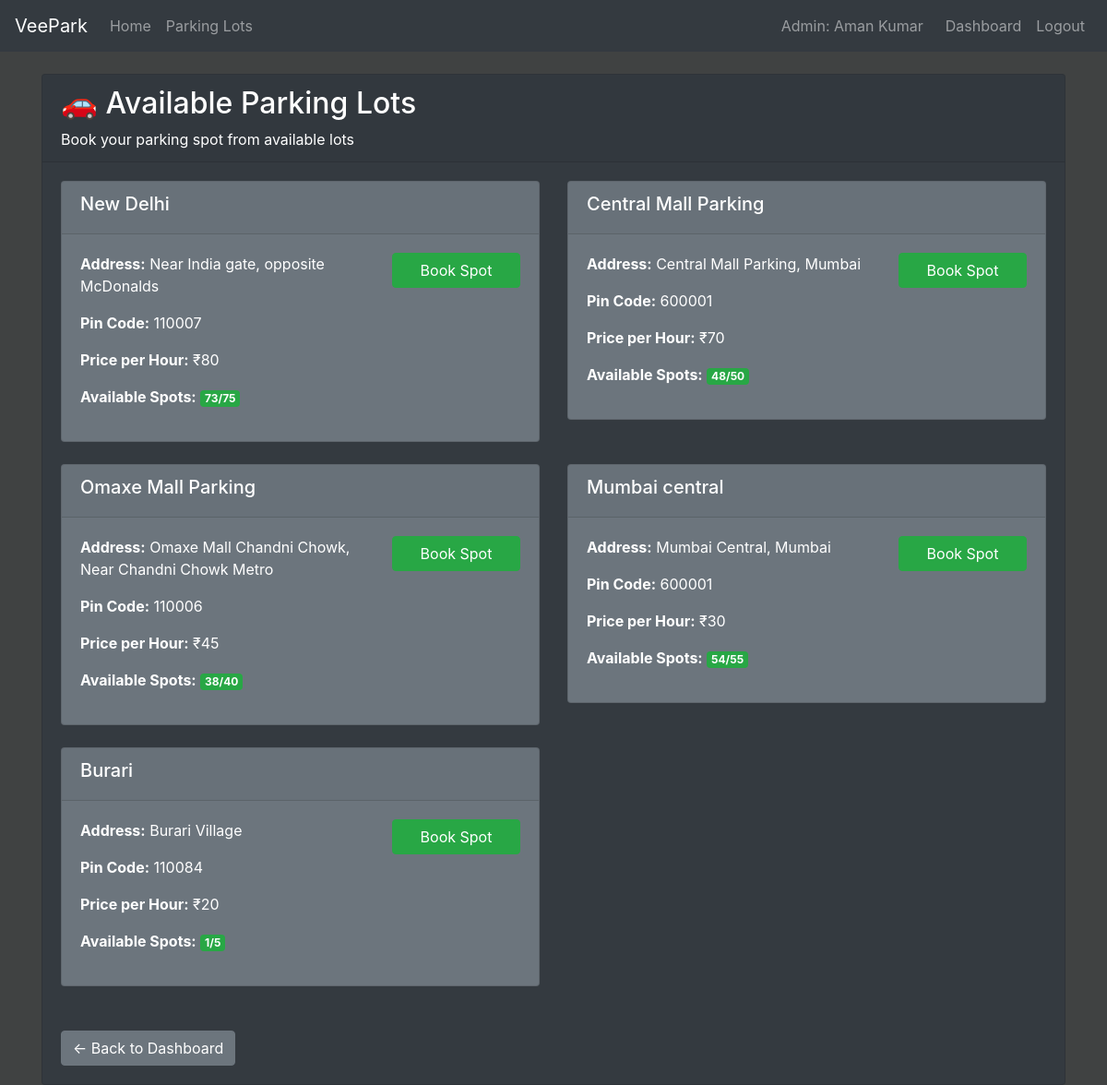
The app's page /parkinglots (signed in), older data.
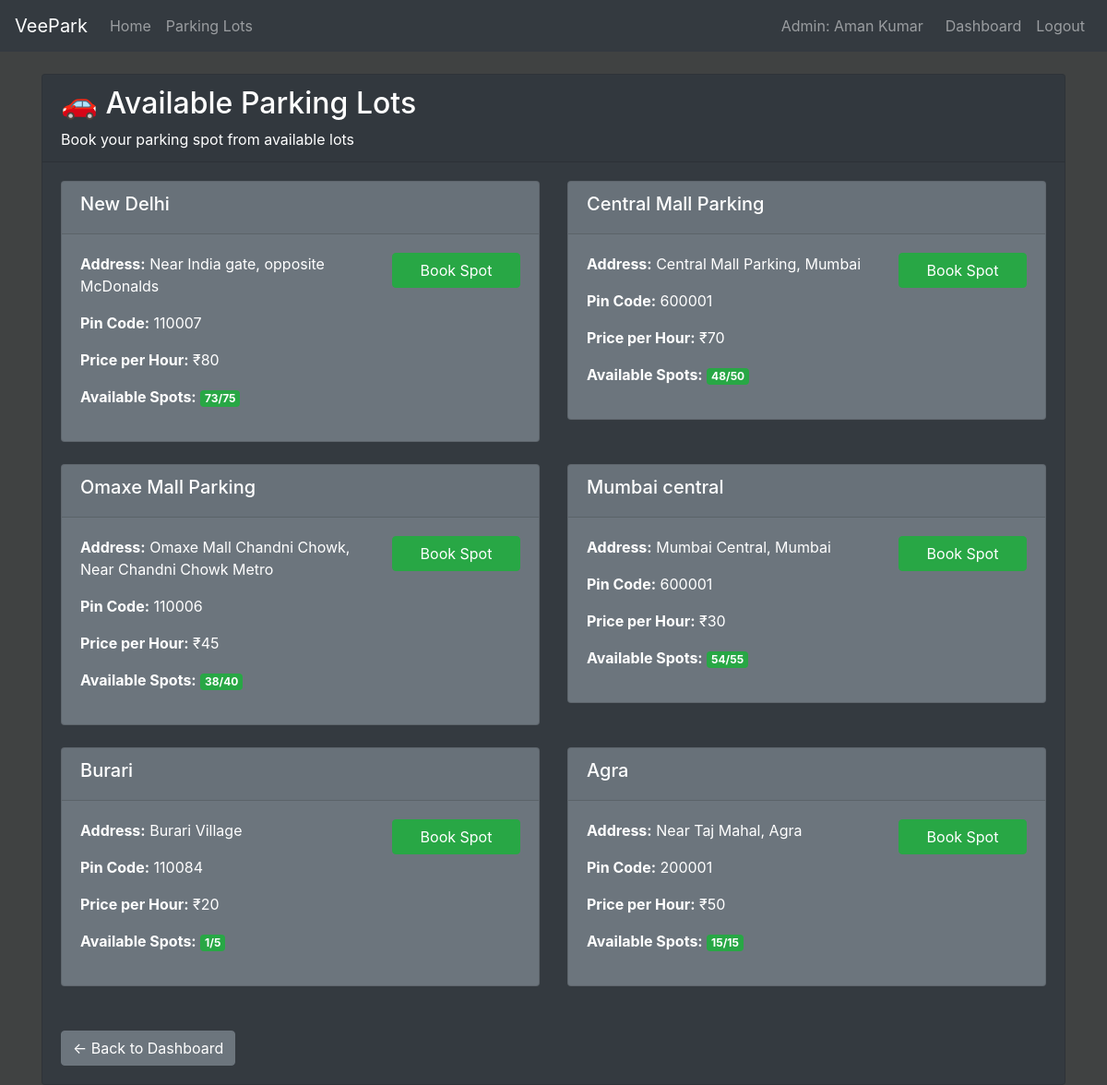
The same page, newer data.
### models/models.py (models this page shows, shortened)
class ParkingLot(db.Model):
    __tablename__ = 'parking_lot'
    id=db.Column(db.Integer(), primary_key=True)
    location = db.Column(db.String(50), nullable=False)
    pincode=db.Column(db.Integer(), nullable=False)
    price=db.Column(db.Integer(), nullable=False)
    maxSpots=db.Column(db.Integer(), nullable=False)
    address=db.Column(db.String(200), nullable=False)
    occupied=db.Column(db.Integer(), default=0)
    parking_spots = db.relationship('ParkingSpot', backref='parking_lot', lazy=True)

### controllers/controllers.py (the view)
@controllers.route('/parkinglots')
def parking_lots():
    if not session.get('user_id'):
        flash('Please login to view parking lots.', 'warning')
        return redirect(url_for('controllers.login'))
    lots = ParkingLot.query.all()
    return render_template('parking_lots.html', lots = lots)

### templates/parking_lots.html (shortened to what this page needs)
{% extends 'index.html' %}
{% block content %}
<div class="container mt-4">
    <div class="row">
        <div class="col-12">
            <div class="card bg-dark text-white">
                <div class="card-header">
                    <h2>🚗 Available Parking Lots</h2>
                    <p class="mb-0">Book your parking spot from available lots</p>
                </div>
                <div class="card-body">
                    {% if lots %}
                        <div class="row">
                            {% for lot in lots %}
                            <div class="col-md-6 mb-4">
                                <div class="card bg-secondary text-white">
                                    <div class="card-header">
                                        <h5>{{ lot.location }}</h5>
                                    </div>
                                    <div class="card-body">
                                        <div class="row">
                                            <div class="col-md-8">
                                                <p><strong>Address:</strong> {{ lot.address }}</p>
                                                <p><strong>Pin Code:</strong> {{ lot.pincode }}</p>
                                                <p><strong>Price per Hour:</strong> ₹{{ lot.price }}</p>
                                                <p><strong>Available Spots:</strong>
                                                    <span class="badge badge-{% if lot.maxSpots - lot.occupied > 0 %}success{% else %}danger{% endif %}">
                                                        {{ lot.maxSpots - lot.occupied }}/{{ lot.maxSpots }}
                                                    </span>
                                                </p>
                                            </div>
                                            <div class="col-md-4">
                                                {% if lot.maxSpots - lot.occupied > 0 %}
                                                    <button type="button" class="btn btn-success btn-block mb-2"
                                                            onclick="showBookingModal({{ lot.id }}, '{{ lot.location }}')">
                                                        Book Spot
                                                    </button>
                                                {% else %}
                                                    <button class="btn btn-secondary btn-block mb-2" disabled>
                                                        No Spots Available
                                                    </button>
                                                {% endif %}
                                            </div>
                                        </div>
                                    </div>
                                </div>
                            </div>
                            {% endfor %}
                        </div>
                    {% else %}
                        <div class="alert alert-info">
                            <h5>No Parking Lots Available</h5>
                            <p>No parking lots are currently available for booking.</p>
                        </div>
                    {% endif %}
                    <div class="mt-4">
                        <a href="{{ url_for('controllers.user_dashboard') }}" class="btn btn-secondary">
                            ← Back to Dashboard
                        </a>
                    </div>
                </div>
            </div>
        </div>
    </div>
</div>
{% endblock %}

### templates/index.html (shortened to what this page needs)
<!doctype html>
<html lang="en">
    <head>
        <link rel="stylesheet" href="https://cdn.jsdelivr.net/npm/bootstrap@4.5.3/dist/css/bootstrap.min.css">
    </head>
    <body>
        <nav class="navbar navbar-expand-md navbar-dark bg-dark">
        <a class="navbar-brand" href="/">VeePark</a>
        <div class="collapse navbar-collapse" id="navbarNav">
            <ul class="navbar-nav mr-auto">
                <li class="nav-item">
                    <a class="nav-link" href="{{url_for('controllers.home')}}">Home</a>
                </li>
                {% if session.get('user_id') %}
                    <li class="nav-item">
                        <a class="nav-link" href="{{url_for('controllers.parking_lots')}}">Parking Lots</a>
                    </li>
                {% endif %}
            </ul>
            <ul class="navbar-nav">
                {% if session.get('user_id') %}
                    {% if session.get('user_role') == 'admin' %}
                        <li class="nav-item">
                            <span class="navbar-text mr-3">Admin: {{ session.get('user_fullname', 'Admin') }}</span>
                        </li>
                        <li class="nav-item">
                            <a class="nav-link" href="{{url_for('controllers.admin_dashboard')}}">Dashboard</a>
                        </li>
                    {% endif %}
                    <li class="nav-item">
                        <a class="nav-link" href="{{url_for('controllers.logout')}}">Logout</a>
                    </li>
                {% endif %}
            </ul>
        </div>
        </nav>
        {% block content %}
        {% endblock %}
    </body>
    </html>

### templates/index.html (style rules this page uses)
body { background-color: #404242; color:white }

Row changes from the older to the newer data that the page shows:
added ParkingLot: location "Agra", address "Near Taj Mahal, Agra", pincode "200001", price "50", lot.maxSpots-lot.occupied "15", maxSpots "15"
